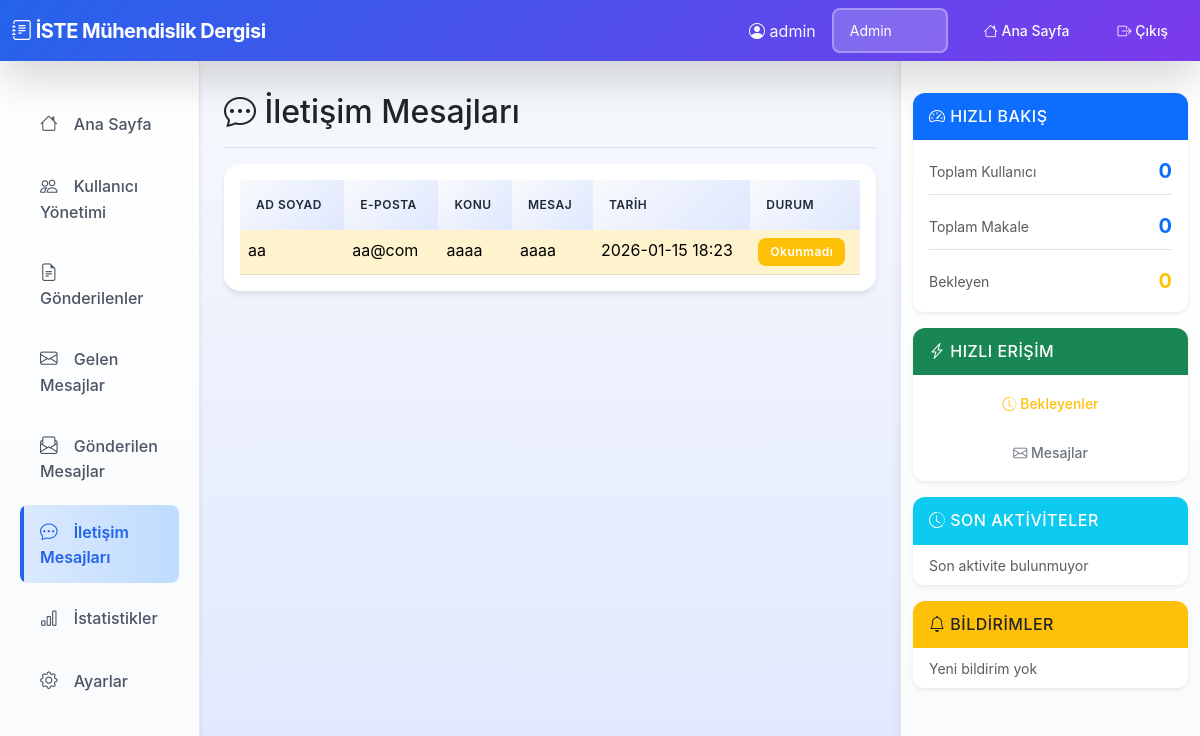
The app's page /contact-messages (signed in) with its own data.
### tables this page shows
CREATE TABLE contact_messages (
                id INTEGER PRIMARY KEY AUTOINCREMENT,
                name TEXT NOT NULL,
                email TEXT NOT NULL,
                subject TEXT NOT NULL,
                message TEXT NOT NULL,
                is_read INTEGER DEFAULT 0,
                created_at TIMESTAMP DEFAULT CURRENT_TIMESTAMP
            );

### app.py (the view)
@app.route('/contact-messages')
@login_required
@role_required('Admin')
def contact_messages():
    messages = db.get_contact_messages()
    return render_template('contact_messages.html', messages=messages)

### Dergi_Yonetim_Sistemi/database.py (called while the page is built)
    def get_connection(self):
        conn = sqlite3.connect(self.db_name)
        conn.row_factory = sqlite3.Row  # Sözlük benzeri erişim için
        return conn

    def get_user(self, username: str) -> Optional[Dict]:
        conn = self.get_connection()
        cursor = conn.cursor()
        cursor.execute("SELECT * FROM users WHERE username = ?", (username,))
        row = cursor.fetchone()
        conn.close()
        if row:
            expertise_field = None
            try:
                if "expertise_field" in row.keys():
                    expertise_field = row["expertise_field"]
            except (KeyError, AttributeError):
                pass
            return {
                "username": row["username"],
                "password": row["password"],
                "name": row["name"],
                "roles": row["roles"].split(",") if row["roles"] else [],
                "expertise_field": expertise_field
            }
        return None

### app.py (called while the page is built)
def login_required(f):
    from functools import wraps
    @wraps(f)
    def decorated_function(*args, **kwargs):
        if 'username' not in session:
            flash('Bu sayfaya erişmek için giriş yapmalısınız.', 'warning')
            return redirect(url_for('login'))
        return f(*args, **kwargs)
    return decorated_function

def role_required(*roles):
    def decorator(f):
        from functools import wraps
        @wraps(f)
        def decorated_function(*args, **kwargs):
            if 'username' not in session:
                flash('Bu sayfaya erişmek için giriş yapmalısınız.', 'warning')
                return redirect(url_for('login'))
            user = db.get_user(session['username'])
            if not user:
                flash('Kullanıcı bulunamadı.', 'error')
                return redirect(url_for('login'))
            user_roles = user.get('roles', [])
            if not any(role in user_roles for role in roles):
                flash('Bu sayfaya erişim yetkiniz yok.', 'error')
                return redirect(url_for('dashboard'))
            return f(*args, **kwargs)
        return decorated_function
    return decorator

### templates/contact_messages.html
{% extends "dashboard_base.html" %}
{% block content %}
<div class="d-flex justify-content-between flex-wrap flex-md-nowrap align-items-center pt-3 pb-2 mb-3 border-bottom">
    <h1 class="h2"><i class="bi bi-chat-dots"></i> İletişim Mesajları</h1>
</div>
<div class="card">
    <div class="card-body">
        {% if messages %}
        <div class="table-responsive">
            <table class="table table-hover">
                <thead>
                    <tr>
                        <th>Ad Soyad</th>
                        <th>E-posta</th>
                        <th>Konu</th>
                        <th>Mesaj</th>
                        <th>Tarih</th>
                        <th>Durum</th>
                    </tr>
                </thead>
                <tbody>
                    {% for message in messages %}
                    <tr class="{% if not message.is_read %}table-warning{% endif %}">
                        <td>{{ message.name }}</td>
                        <td>{{ message.email }}</td>
                        <td>{{ message.subject }}</td>
                        <td>{{ message.message[:50] }}{% if message.message|length > 50 %}...{% endif %}</td>
                        <td>{{ message.created_at[:16] if message.created_at else '' }}</td>
                        <td>
                            {% if message.is_read %}
                            <span class="badge bg-success">Okundu</span>
                            {% else %}
                            <span class="badge bg-warning">Okunmadı</span>
                            {% endif %}
                        </td>
                    </tr>
                    {% endfor %}
                </tbody>
            </table>
        </div>
        {% else %}
        <div class="text-center py-5">
            <i class="bi bi-chat-dots fs-1 text-muted"></i>
            <p class="text-muted mt-3">İletişim mesajı bulunmamaktadır.</p>
        </div>
        {% endif %}
    </div>
</div>
{% endblock %}

### static/css/style.css (style rules this page uses)
:root { --primary-color: #2563eb; --secondary-color: #7c3aed; --success-color: #10b981; --warning-color: #f59e0b; --danger-color: #ef4444; --info-color: #06b6d4; --dark-color: #1f2937; --light-bg: #f8fafc; --border-color: #e5e7eb; --shadow-sm: 0 1px 2px 0 rgba(0, 0, 0, 0.05); --shadow-md: 0 4px 6px -1px rgba(0, 0, 0, 0.1); --shadow-lg: 0 10px 15px -3px rgba(0, 0, 0, 0.1); }
body { font-family: 'Inter', 'Segoe UI', Tahoma, Geneva, Verdana, sans-serif; background: linear-gradient(135deg, #667eea 0%, #764ba2 100%); min-height: 100vh; }
.dashboard-body { background: linear-gradient(to bottom, #f8fafc 0%, #e0e7ff 100%); min-height: 100vh; }
main .card { border: none; border-radius: 1rem; box-shadow: var(--shadow-md); transition: all 0.3s ease; overflow: hidden; }
.table { margin-bottom: 0; }
.table thead th { background: linear-gradient(135deg, #f8fafc 0%, #e0e7ff 100%); color: var(--dark-color); font-weight: 600; text-transform: uppercase; font-size: 0.75rem; letter-spacing: 0.5px; border: none; padding: 1rem; }
.table tbody tr { transition: all 0.2s ease; }
.badge { font-weight: 600; padding: 0.5rem 0.75rem; border-radius: 0.5rem; font-size: 0.75rem; letter-spacing: 0.5px; }
.card { animation: fadeIn 0.5s ease; }
.card { transition: all 0.3s cubic-bezier(0.4, 0, 0.2, 1); }
.table tbody tr { position: relative; }
.table tbody tr::after { content: ''; position: absolute; left: 0; top: 0; height: 100%; width: 4px; background: var(--primary-color); transform: scaleY(0); transition: transform 0.2s ease; }

### records on screen
contact_messages: name "aa", email "aa@com", subject "aaaa", message "aaaa", created_at "2026-01-15 18:23", is_read "Okunmadı"

### other values on screen
{{ session.user_name }} "admin"
form field role "Admin"
